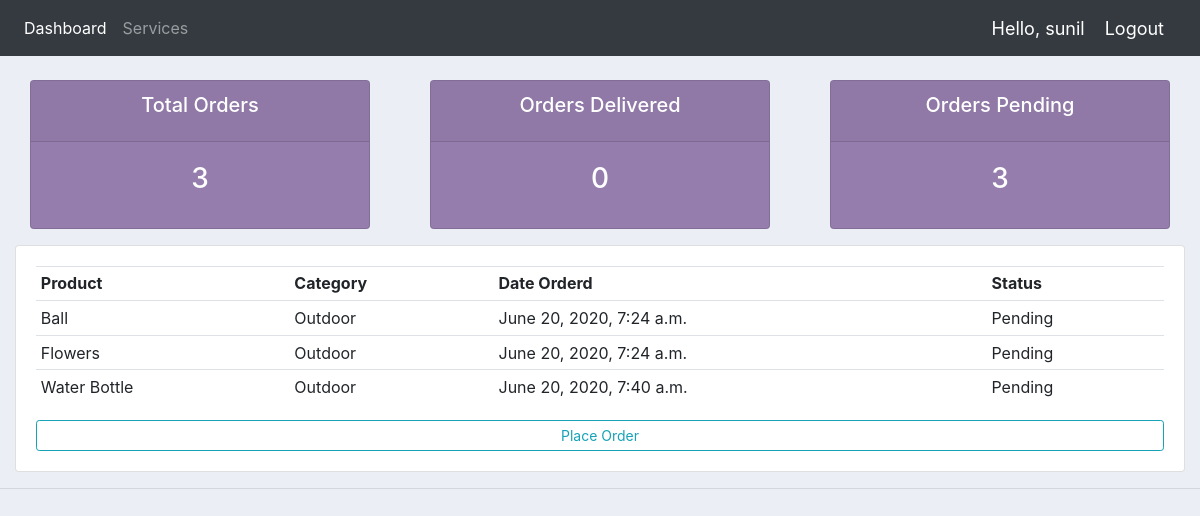
Screenshot of /user/ (signed in) with the database file from the repository.
### accounts/models.py (models this page shows, shortened)
class Order(models.Model):
	STATUS = (
		('Pending', 'Pending'),
		('Out for delivery', 'Out for delivery'),
		('Delivered', 'Delivered'),
		)
	customer = models.ForeignKey(Customer, null = True, on_delete = models.SET_NULL)
	product = models.ForeignKey(Product, null = True, on_delete = models.SET_NULL)
	date_created = models.DateTimeField(auto_now_add = True)
	status = models.CharField(max_length = 200, null = True, choices = STATUS)

class Product(models.Model):
	CATEGORY = (
		('Indoor', 'Indoor'),
		('Outdoor', 'Outdoor')
		)
	name = models.CharField(max_length = 200, null = True)
	price = models.FloatField(null = True)
	category = models.CharField(max_length = 200, null = True, choices = CATEGORY)
	description = models.CharField(max_length = 200, null = True, blank = True)
	date_created = models.DateTimeField(auto_now_add = True)
	tags = models.ManyToManyField(Tag)
	def __str__(self):
		return self.name

### accounts/decorators.py (the view)
		def wrapper_func(request, *args, **kwargs):
			group = None
			if request.user.groups.exists():
				group = request.user.groups.all()[0].name
			if group in allowed_roles:
				return view_func(request, *args, **kwargs)
			else:
				return HttpResponse('You are not authorized to view this page')

### accounts/views.py (called while the page is built)
@login_required(login_url='login')
@allowed_users(allowed_roles=['customer'])
def userPage(request):
	orders = request.user.customer.order_set.all()
	total_orders = orders.count()
	delivered = orders.filter(status='Delivered').count()
	pending = orders.filter(status='Pending').count()
	context = {'orders':orders, 'total_orders':total_orders,
	'delivered':delivered,'pending':pending}
	return render(request, 'accounts/user.html', context)

### accounts/templates/accounts/user.html
{%  extends 'accounts/main.html' %}
{% block content %}
{%  include 'accounts/status.html' %}
<div class="row">
	<div class="col-md">
		<div class="card card-body">
			<table class="table table-sm">
				<tr>
					<th>Product</th>
					<th>Category</th>
					<th>Date Orderd</th>
					<th>Status</th>
				</tr>
				{% for order in orders  %}
				<tr>
					<td>{{order.product}}</td>
					<td>{{order.product.category}}</td>
					<td>{{order.date_created}}</td>
					<td>{{order.status}}</td>
				</tr>
				{% endfor %}
			</table>
			<div>
				<a class="btn btn-outline-info  btn-sm btn-block" href="{% url 'create_order' request.user.customer.id %}">Place Order</a>
			</div>
		</div>
	</div>
</div>
{% endblock content %}

### accounts/templates/accounts/main.html (shortened to what this page needs)
{% load static %}
<!DOCTYPE html>
<html>
<head>
	<link rel="stylesheet" href="https://stackpath.bootstrapcdn.com/bootstrap/4.3.1/css/bootstrap.min.css">
	<link rel="stylesheet" type="text/css" href="{% static '/css/main.css'%}">
</head>
<body>
	{% include 'accounts/navbar.html' %}
	<div class="container-fluid">
		{% block content %}
		{% endblock %}
	</div>
	<hr>
</body>
</html>
</html>

### accounts/templates/accounts/navbar.html (shortened to what this page needs)
{% load static %}
<nav class="navbar navbar-expand-lg navbar-dark bg-dark">
  <div class="collapse navbar-collapse" id="navbarNav">
    <ul class="navbar-nav">
      <li class="nav-item active">
        <a class="nav-link" href="{% url 'home' %}">Dashboard</a>
      </li>
      <li class="nav-item">
        <a class="nav-link" href="{% url 'products' %}">Services</a>
      </li>
    </ul>
  </div>
  <span class = "hello-msg">Hello, {{request.user}}</span>
  <span><a class = "hello-msg" href="{% url 'logout'%}">Logout</a></span>
</nav>

### accounts/templates/accounts/status.html
<br>
<div class="row">
	<div class="col">
		<div class="col-md">
			<div class="card text-center text-white  mb-3" id="total-orders">
			  	<div class="card-header">
			  		<h5 class="card-title">Total Orders</h5>
			  	</div>
			  	<div class="card-body">
			    	<h3 class="card-title">{{total_orders}}</h3>
			  	</div>
			</div>
		</div>
	</div>
	<div class="col">
		<div class="col-md">
			<div class="card text-center text-white  mb-3" id="orders-delivered">
			  	<div class="card-header">
			  		<h5 class="card-title">Orders Delivered</h5>
			  	</div>
			  	<div class="card-body">
			    	<h3 class="card-title">{{delivered}}</h3>
			  	</div>
			</div>
		</div>
	</div>
	<div class="col">
		<div class="col-md">
			<div class="card text-center text-white  mb-3" id="orders-pending">
			  	<div class="card-header">
			  		<h5 class="card-title">Orders Pending</h5>
			  	</div>
			  	<div class="card-body">
			    	<h3 class="card-title">{{pending}}</h3>
			  	</div>
			</div>
		</div>
	</div>
</div>

### static/css/main.css (style rules this page uses)
body { background-color: #ebeff5; }
#total-orders { background-color: #957DAD; }
#orders-delivered { background-color: #957DAD; }
#orders-pending { background-color: #957DAD; }

### accounts/templates/accounts/navbar.html (style rules this page uses)
.hello-msg { font-size: 18px; color: #fff; margin-right: 20px; }

### rows the page displays
Order: product "Ball", product.category "Outdoor", date_created "June 20, 2020, 7:24 a.m.", status "Pending"
Order: product "Flowers", product.category "Outdoor", date_created "June 20, 2020, 7:24 a.m.", status "Pending"
Order: product "Water Bottle", product.category "Outdoor", date_created "June 20, 2020, 7:40 a.m.", status "Pending"

### other values shown
{{ request.user }} "sunil"
{{ total_orders }} "3"
{{ delivered }} "0"
{{ pending }} "3"
